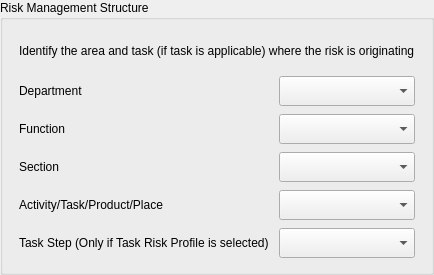
            <widget class="QGroupBox" name="gpb_RiskStructure">
             <property name="minimumSize">
              <size>
               <width>0</width>
               <height>275</height>
              </size>
             </property>
             <property name="maximumSize">
              <size>
               <width>16777215</width>
               <height>275</height>
              </size>
             </property>
             <property name="title">
              <string>Risk Management Structure</string>
             </property>
             <layout class="QVBoxLayout" name="verticalLayout_4">
              <item>
               <layout class="QVBoxLayout" name="vlay_RiskStructure">
                <property name="spacing">
                 <number>10</number>
                </property>
                <property name="leftMargin">
                 <number>5</number>
                </property>
                <property name="topMargin">
                 <number>5</number>
                </property>
                <property name="rightMargin">
                 <number>5</number>
                </property>
                <property name="bottomMargin">
                 <number>5</number>
                </property>
                <item>
                 <widget class="QLabel" name="lbl_IdentifyStructure">
                  <property name="minimumSize">
                   <size>
                    <width>0</width>
                    <height>30</height>
                   </size>
                  </property>
                  <property name="maximumSize">
                   <size>
                    <width>16777215</width>
                    <height>30</height>
                   </size>
                  </property>
                  <property name="text">
                   <string>&lt;html&gt;&lt;head/&gt;&lt;body&gt;&lt;p&gt;Identify the area and task (if task is applicable) where the risk is originating&lt;/p&gt;&lt;/body&gt;&lt;/html&gt;</string>
                  </property>
                 </widget>
                </item>
                <item>
                 <layout class="QGridLayout" name="glay_RiskStructure">
                  <property name="leftMargin">
                   <number>0</number>
                  </property>
                  <property name="topMargin">
                   <number>0</number>
                  </property>
                  <property name="rightMargin">
                   <number>0</number>
                  </property>
                  <property name="bottomMargin">
                   <number>0</number>
                  </property>
                  <property name="spacing">
                   <number>10</number>
                  </property>
                  <item row="0" column="0">
                   <widget class="QLabel" name="lbl_Department">
                    <property name="minimumSize">
                     <size>
                      <width>250</width>
                      <height>30</height>
                     </size>
                    </property>
                    <property name="maximumSize">
                     <size>
                      <width>250</width>
                      <height>30</height>
                     </size>
                    </property>
                    <property name="text">
                     <string>&lt;html&gt;&lt;head/&gt;&lt;body&gt;&lt;p&gt;Department&lt;/p&gt;&lt;/body&gt;&lt;/html&gt;</string>
                    </property>
                   </widget>
                  </item>
                  <item row="2" column="0">
                   <widget class="QLabel" name="lbl_Section">
                    <property name="minimumSize">
                     <size>
                      <width>250</width>
                      <height>30</height>
                     </size>
                    </property>
                    <property name="maximumSize">
                     <size>
                      <width>250</width>
                      <height>30</height>
                     </size>
                    </property>
                    <property name="text">
                     <string>&lt;html&gt;&lt;head/&gt;&lt;body&gt;&lt;p&gt;Section&lt;/p&gt;&lt;/body&gt;&lt;/html&gt;</string>
                    </property>
                   </widget>
                  </item>
                  <item row="3" column="0">
                   <widget class="QLabel" name="lbl_Task">
                    <property name="minimumSize">
                     <size>
                      <width>250</width>
                      <height>30</height>
                     </size>
                    </property>
                    <property name="maximumSize">
                     <size>
                      <width>250</width>
                      <height>30</height>
                     </size>
                    </property>
                    <property name="text">
                     <string>&lt;html&gt;&lt;head/&gt;&lt;body&gt;&lt;p&gt;Activity/Task/Product/Place&lt;/p&gt;&lt;/body&gt;&lt;/html&gt;</string>
                    </property>
                   </widget>
                  </item>
                  <item row="1" column="0">
                   <widget class="QLabel" name="lbl_Function">
                    <property name="minimumSize">
                     <size>
                      <width>250</width>
                      <height>30</height>
                     </size>
                    </property>
                    <property name="maximumSize">
                     <size>
                      <width>250</width>
                      <height>30</height>
                     </size>
                    </property>
                    <property name="text">
                     <string>&lt;html&gt;&lt;head/&gt;&lt;body&gt;&lt;p&gt;Function&lt;/p&gt;&lt;/body&gt;&lt;/html&gt;</string>
                    </property>
                   </widget>
                  </item>
                  <item row="4" column="0">
                   <widget class="QLabel" name="lbl_TaskStep">
                    <property name="minimumSize">
                     <size>
                      <width>250</width>
                      <height>30</height>
                     </size>
                    </property>
                    <property name="maximumSize">
                     <size>
                      <width>250</width>
                      <height>30</height>
                     </size>
                    </property>
                    <property name="text">
                     <string>&lt;html&gt;&lt;head/&gt;&lt;body&gt;&lt;p&gt;Task Step (Only if Task Risk Profile is selected)&lt;/p&gt;&lt;/body&gt;&lt;/html&gt;</string>
                    </property>
                   </widget>
                  </item>
                  <item row="0" column="1">
                   <widget class="QComboBox" name="cbx_Department">
                    <property name="minimumSize">
                     <size>
                      <width>0</width>
                      <height>30</height>
                     </size>
                    </property>
                    <property name="maximumSize">
                     <size>
                      <width>16777215</width>
                      <height>30</height>
                     </size>
                    </property>
                   </widget>
                  </item>
                  <item row="1" column="1">
                   <widget class="QComboBox" name="cbx_Function">
                    <property name="minimumSize">
                     <size>
                      <width>0</width>
                      <height>30</height>
                     </size>
                    </property>
                    <property name="maximumSize">
                     <size>
                      <width>16777215</width>
                      <height>30</height>
                     </size>
                    </property>
                   </widget>
                  </item>
                  <item row="2" column="1">
                   <widget class="QComboBox" name="cbx_Section">
                    <property name="minimumSize">
                     <size>
                      <width>0</width>
                      <height>30</height>
                     </size>
                    </property>
                    <property name="maximumSize">
                     <size>
                      <width>16777215</width>
                      <height>30</height>
                     </size>
                    </property>
                   </widget>
                  </item>
                  <item row="3" column="1">
                   <widget class="QComboBox" name="cbx_Task">
                    <property name="minimumSize">
                     <size>
                      <width>0</width>
                      <height>30</height>
                     </size>
                    </property>
                    <property name="maximumSize">
                     <size>
                      <width>16777215</width>
                      <height>30</height>
                     </size>
                    </property>
                   </widget>
                  </item>
                  <item row="4" column="1">
                   <widget class="QComboBox" name="cbx_TaskStep">
                    <property name="minimumSize">
                     <size>
                      <width>0</width>
                      <height>30</height>
                     </size>
                    </property>
                    <property name="maximumSize">
                     <size>
                      <width>16777215</width>
                      <height>30</height>
                     </size>
                    </property>
                   </widget>
                  </item>
                 </layout>
                </item>
               </layout>
              </item>
             </layout>
            </widget>
